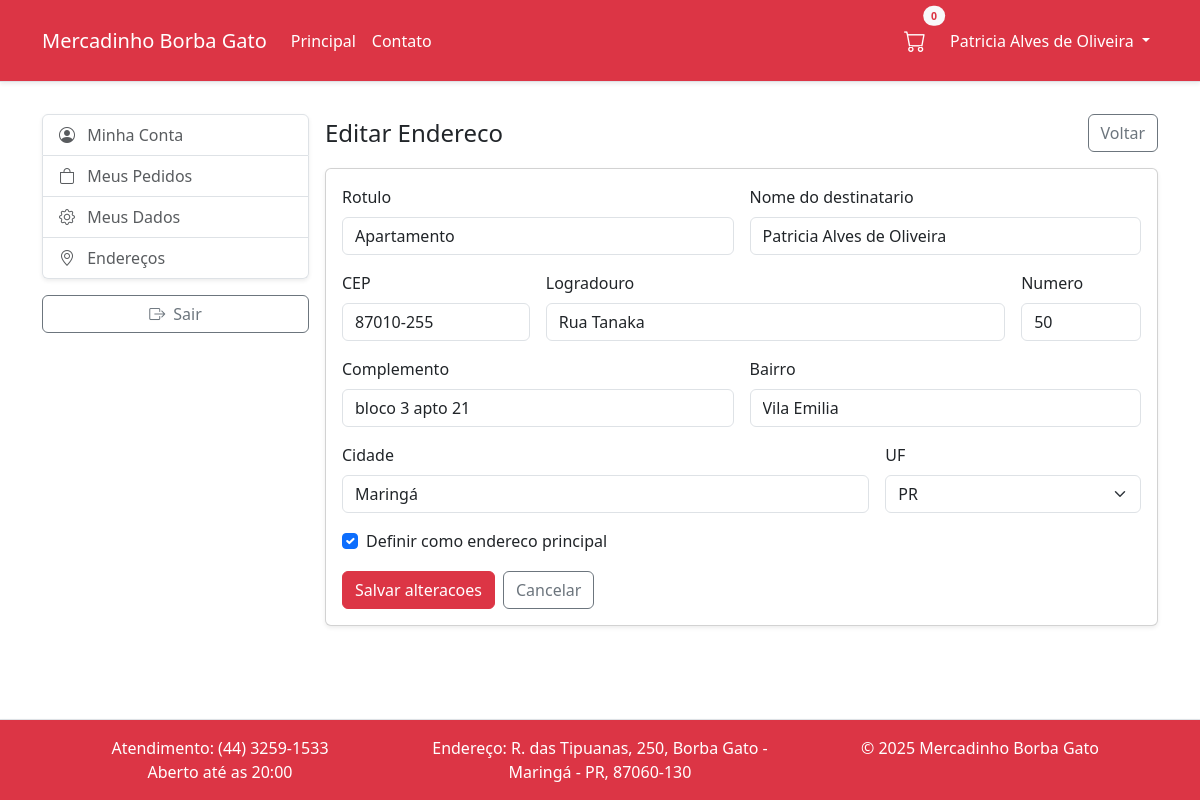
Screenshot of /public/conta/enderecos/editar?id=2 (signed in) with the database file from the repository.
### tables this page shows
CREATE TABLE `endereco` (
  `id` int NOT NULL AUTO_INCREMENT,
  `cliente_id` int NOT NULL,
  `rotulo` varchar(50) DEFAULT NULL,
  `nome` varchar(80) NOT NULL,
  `cep` varchar(15) NOT NULL,
  `logradouro` varchar(200) NOT NULL,
  `numero` varchar(20) NOT NULL,
  `complemento` varchar(120) DEFAULT NULL,
  `bairro` varchar(120) NOT NULL,
  `cidade` varchar(120) NOT NULL,
  `uf` char(2) NOT NULL,
  `principal` tinyint(1) NOT NULL DEFAULT '0',
  `criado_em` timestamp NOT NULL DEFAULT CURRENT_TIMESTAMP,
  PRIMARY KEY (`id`),
  KEY `idx_endereco_cliente` (`cliente_id`,`principal`),
  CONSTRAINT `fk_endereco_cliente` FOREIGN KEY (`cliente_id`) REFERENCES `cliente` (`id`) ON DELETE CASCADE ON UPDATE CASCADE
);

### App/Core/View.php (called while the page is built, shortened)
<?php
final class View
{
    private string $basePath;
    public function __construct()
    {
        $bp = realpath(__DIR__ . '/../Views');
        $this->basePath = $bp !== false ? $bp : (__DIR__ . '/../Views');
    }
    public function render(string $template, array $data = []): void
    {
        $rel = str_replace(['.', ':'], DIRECTORY_SEPARATOR, $template) . '.php';
        $file = $this->basePath . DIRECTORY_SEPARATOR . $rel;
        extract($data, EXTR_SKIP);
        require $file;
    }
}

### App/Core/Controller.php (called while the page is built, shortened)
<?php
abstract class Controller
{
    protected View $view;
    public function __construct()
    {
        $this->view = new View();
    }
    protected function render(string $template, array $data = []): void
    {
        $this->view->render($template, $data);
    }
}

### App/Controllers/Conta/ContaController.php (called while the page is built, shortened)
<?php
final class ContaController extends BaseContaController
{
    private function idFromRequest(): int
    {
        $id = (int)($_GET['id'] ?? $_POST['id'] ?? 0);
        return $id;
    }
    public function editarEnderecoQuery(): void
    {
        $this->editarEndereco($this->idFromRequest());
    }
    public function editarEndereco(int $id): void
    {
        $pdo = Database::getConnection();
        $clienteId = $this->clienteIdOrFail();
        $stmt = $pdo->prepare('SELECT * FROM endereco WHERE id = ? AND cliente_id = ? LIMIT 1');
        $stmt->execute([$id, $clienteId]);
        $endereco = $stmt->fetch(PDO::FETCH_ASSOC);
        $this->render('conta/enderecos/form', [
            'isEdit'    => true,
            'endereco'  => $endereco,
            'actionUrl' => '/conta/enderecos/editar',
        ]);
    }
    private function clienteIdOrFail(): int
    {
        $id = Auth::clienteId();
        if ($id !== null) return $id;
        exit;
    }
}

### public/index.php (called while the page is built, shortened)
<?php
$router = new Router();
$method = $_SERVER['REQUEST_METHOD'] ?? 'GET';
$uri    = parse_url($_SERVER['REQUEST_URI'] ?? '/', PHP_URL_PATH) ?? '/';
$scriptName = str_replace('\\', '/', $_SERVER['SCRIPT_NAME'] ?? '');
$scriptDir  = rtrim(str_replace('\\', '/', dirname($scriptName)), '/');
$path = $uri;
if ($scriptName && strpos($path, $scriptName) === 0) {
    $path = substr($path, strlen($scriptName));
}
elseif ($scriptDir && $scriptDir !== '' && $scriptDir !== '/' && strpos($path, $scriptDir) === 0) {
    $path = substr($path, strlen($scriptDir));
}
$path = '/' . ltrim($path, '/');
$router->dispatch($method, $path);

### App/Core/Url.php (called while the page is built, shortened)
<?php declare(strict_types=1);
final class Url
{
    private static function base(): string
    {
        $script = $_SERVER['SCRIPT_NAME'] ?? '';
        $base = rtrim(str_replace('\\','/', dirname($script)), '/');
        return $base;
    }
    public static function to(string $path): string
    {
        $p = str_starts_with($path, '/') ? $path : '/' . $path;
        $base = self::base();
        return $base . $p;
    }
    public static function path(): string
    {
        $uri  = parse_url($_SERVER['REQUEST_URI'] ?? '/', PHP_URL_PATH) ?: '/';
        $base = self::base();
        if ($base !== '' && str_starts_with($uri, $base)) {
            $uri = substr($uri, strlen($base));
        }
        $n = rtrim($uri, '/');
        return $n === '' ? '/' : $n;
    }
    public static function is(string $path): bool
    {
        $n = rtrim($path, '/');
        $n = $n === '' ? '/' : $n;
        return self::path() === $n;
    }
}

### App/Core/Auth.php (called while the page is built, shortened)
<?php
final class Auth
{
    public static function user(): ?array
    {
        $raw = $_SESSION['user'] ?? null;
        $id     = filter_var($raw['id'], FILTER_VALIDATE_INT);
        $ativo  = filter_var($raw['ativo'], FILTER_VALIDATE_INT);
        $nome   = is_string($raw['nome'])   ? $raw['nome']   : null;
        $email  = is_string($raw['email'])  ? $raw['email']  : null;
        $perfil = is_string($raw['perfil']) ? $raw['perfil'] : null;
        return [
            'id'     => $id,
            'nome'   => $nome,
            'email'  => $email,
            'perfil' => $perfil,
            'ativo'  => $ativo,
        ];
    }
    public static function isLoggedIn(): bool
    {
        return self::user() !== null;
    }
}

### App/Views/conta/enderecos/form.php (the view, shortened to what this page needs)
<?php
$e = $endereco ?? [];
$isEdit = (bool)($isEdit ?? false);
$ufs = $ufs ?? ['AC', 'AL', 'AP', 'AM', 'BA', 'CE', 'DF', 'ES', 'GO', 'MA', 'MT', 'MS', 'MG', 'PA', 'PB', 'PR', 'PE', 'PI', 'RJ', 'RN', 'RS', 'RO', 'RR', 'SC', 'SP', 'SE', 'TO'];
$val = static fn(string $key, string $default = ''): string => htmlspecialchars((string)($e[$key] ?? $default));
?>
<!doctype html>
<html lang="pt-br">
<head>
    <link rel="stylesheet" href="<?= Url::to('/assets/css/bootstrap.min.css') ?>" />
    <link href="https://cdn.jsdelivr.net/npm/bootstrap-icons@1.10.5/font/bootstrap-icons.css" rel="stylesheet" />
    <link rel="stylesheet" href="<?= Url::to('/assets/site/css/style.css') ?>" />
</head>
<body>
    <div class="d-flex flex-column wrapper">
        <?php require __DIR__ . '/../../partials/navbar.php'; ?>
        <main class="flex-fill">
            <div class="container py-3">
                <div class="row g-3">
                    <div class="col-12 col-lg-3">
                        <?php require __DIR__ . '/../../partials/conta-sidebar.php'; ?>
                    </div>
                    <div class="col-12 col-lg-9">
                        <div class="d-flex justify-content-between align-items-center mb-3">
                            <h1 class="h4 mb-0"><?= $isEdit ? 'Editar Endereco' : 'Novo Endereco' ?></h1>
                            <a class="btn btn-outline-secondary" href="<?= Url::to('/conta/enderecos') ?>">Voltar</a>
                        </div>
                        <div class="card shadow-sm">
                            <div class="card-body">
                                <form method="post" action="<?= Url::to($actionUrl ?? '/conta/enderecos/novo') ?>">
                                    <div class="row g-3">
                                        <div class="col-12 col-md-6">
                                            <label class="form-label" for="endereco-rotulo">Rotulo</label>
                                            <input id="endereco-rotulo" type="text" name="rotulo" class="form-control"
                                                value="<?= $val('rotulo') ?>" placeholder="Casa, Trabalho..."
                                                maxlength="50">
                                        </div>
                                        <div class="col-12 col-md-6">
                                            <label class="form-label" for="endereco-nome">Nome do destinatario</label>
                                            <input id="endereco-nome" type="text" name="nome" class="form-control"
                                                value="<?= $val('nome') ?>" required maxlength="80">
                                        </div>
                                        <div class="col-6 col-md-3">
                                            <label class="form-label" for="endereco-cep">CEP</label>
                                            <input id="endereco-cep" type="text" name="cep" class="form-control"
                                                value="<?= $val('cep') ?>" placeholder="00000-000" required
                                                maxlength="9">
                                        </div>
                                        <div class="col-6 col-md-7">
                                            <label class="form-label" for="endereco-logradouro">Logradouro</label>
                                            <input id="endereco-logradouro" type="text" name="logradouro"
                                                class="form-control" value="<?= $val('logradouro') ?>" required
                                                maxlength="120">
                                        </div>
                                        <div class="col-12 col-md-2">
                                            <label class="form-label" for="endereco-numero">Numero</label>
                                            <input id="endereco-numero" type="text" name="numero" class="form-control"
                                                value="<?= $val('numero') ?>" required maxlength="10">
                                        </div>
                                        <div class="col-12 col-md-6">
                                            <label class="form-label" for="endereco-complemento">Complemento</label>
                                            <input id="endereco-complemento" type="text" name="complemento"
                                                class="form-control" value="<?= $val('complemento') ?>" maxlength="60">
                                        </div>
                                        <div class="col-12 col-md-6">
                                            <label class="form-label" for="endereco-bairro">Bairro</label>
                                            <input id="endereco-bairro" type="text" name="bairro" class="form-control"
                                                value="<?= $val('bairro') ?>" required maxlength="60">
                                        </div>
                                        <div class="col-12 col-md-8">
                                            <label class="form-label" for="endereco-cidade">Cidade</label>
                                            <input id="endereco-cidade" type="text" name="cidade" class="form-control"
                                                value="<?= $val('cidade') ?>" required maxlength="80">
                                        </div>
                                        <div class="col-12 col-md-4">
                                            <label class="form-label" for="endereco-uf">UF</label>
                                            <select id="endereco-uf" name="uf" class="form-select" required>
                                                <?php foreach ($ufs as $uf): ?>
                                                    <option value="<?= $uf ?>" <?= $val('uf') === $uf ? 'selected' : '' ?>>
                                                        <?= $uf ?></option>
                                                <?php endforeach; ?>
                                            </select>
                                        </div>
                                        <div class="col-12">
                                            <div class="form-check">
                                                <input class="form-check-input" type="checkbox" name="principal"
                                                    id="endereco-principal" value="1"
                                                    <?= !empty($e['principal']) ? 'checked' : '' ?>>
                                                <label class="form-check-label" for="endereco-principal">Definir como
                                                    endereco principal</label>
                                            </div>
                                        </div>
                                    </div>
                                    <div class="mt-3 d-flex gap-2">
                                        <button class="btn btn-danger" type="submit">
                                            <?= $isEdit ? 'Salvar alteracoes' : 'Cadastrar endereco' ?>
                                        </button>
                                        <a class="btn btn-outline-secondary"
                                            href="<?= Url::to('/conta/enderecos') ?>">Cancelar</a>
                                    </div>
                                </form>
                            </div>
                        </div>
                    </div>
                </div>
            </div>
        </main>
        <?php require __DIR__ . '/../../partials/footer.php'; ?>
    </div>
</body>
</html>

### App/Views/partials/navbar.php (shortened to what this page needs)
<?php
$u = Auth::user();
$cartCount = 0;
$cartCount = max(0, (int) $cartCount);
?>
<nav class="navbar navbar-expand-lg navbar-dark bg-danger border-bottom shadow-sm mb-3 py-3">
  <div class="container">
    <a class="navbar-brand text-white" href="<?= Url::to('/') ?>">Mercadinho Borba Gato</a>
    <div id="navbarMain" class="collapse navbar-collapse">
      <ul class="navbar-nav me-auto">
        <li class="nav-item">
          <a href="<?= Url::to('/') ?>" class="nav-link text-white <?= Url::is('/') ? 'active' : '' ?>">Principal</a>
        </li>
        <li class="nav-item">
          <a href="<?= Url::to('/contato') ?>" class="nav-link text-white <?= Url::is('/contato') ? 'active' : '' ?>">Contato</a>
        </li>
      </ul>
      <ul class="navbar-nav ms-auto align-items-center">
        <li class="nav-item position-relative me-2">
          <a href="<?= Url::to('/carrinho') ?>" class="nav-link text-white position-relative <?= Url::is('/carrinho') ? 'active' : '' ?>">
            <i class="bi bi-cart" style="font-size:22px"></i>
            <span class="badge rounded-pill bg-light text-danger position-absolute top-0 start-100 translate-middle">
              <small><?= $cartCount ?></small>
            </span>
          </a>
        </li>
        <?php if (Auth::isLoggedIn()): ?>
          <li class="nav-item dropdown">
            <a class="nav-link dropdown-toggle text-white <?= Url::is('/conta') ? 'active' : '' ?>" href="#" id="userMenu" role="button" data-bs-toggle="dropdown" aria-expanded="false">
              <?= htmlspecialchars($u['nome']) ?>
            </a>
          </li>
        <?php endif; ?>
      </ul>
    </div>
  </div>
</nav>

### public/assets/site/css/style.css (style rules this page uses)
body { min-width: 372px; }
.wrapper { min-height: 100vh; }

### rows the page displays
endereco: nome "Patricia Alves de Oliveira", rotulo "Apartamento", cep "87010-255", logradouro "Rua Tanaka", numero "50", complemento "bloco 3 apto 21", bairro "Vila Emilia", cidade "Maringá", uf "PR", principal "☑"

### other values shown
$cartCount "0"
